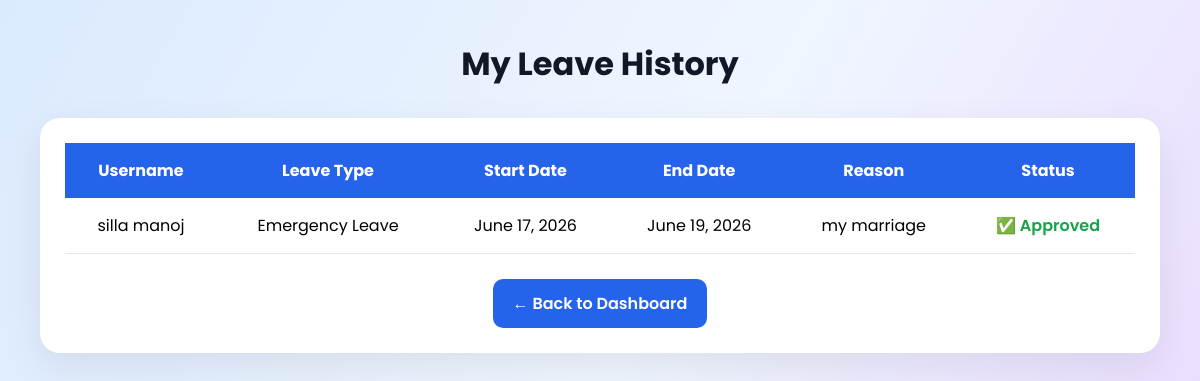
/my_leaves/ (signed in), run on the app's committed database.
### leaves/models.py (models this page shows, shortened)
class Leave(models.Model):
    STATUS_CHOICES = (
        ('pending','Pending'),
        ('approved','Approved'),
        ('rejected','Rejected'),
    )
    username = models.ForeignKey(User,on_delete = models.CASCADE)
    leave_type = models.CharField(max_length=100, default='Casual Leave')
    email = models.EmailField(blank=True, null=True)
    start_date = models.DateField()
    end_date = models.DateField()
    reason = models.TextField()
    status = models.CharField(max_length=100, choices = STATUS_CHOICES , default = 'pending')

### leaves/views.py (the view)
# urls.py: path('my_leaves/', views.my_leaves, name='my_leaves'),
@login_required
def my_leaves(request):
    leaves=Leave.objects.filter(username=request.user)
    return render(request,'leaves/my_leaves.html',{'leaves':leaves})

### templates/leaves/my_leaves.html (shortened to what this page needs)
<!DOCTYPE html>
<html lang="en">
<head>
</head>
<body>
<div class="container">
    <h1>My Leave History</h1>
    <div class="card">
        <table>
            <tr>
                <th>Username</th>
                <th>Leave Type</th>
                <th>Start Date</th>
                <th>End Date</th>
                <th>Reason</th>
                <th>Status</th>
            </tr>
            {% for i in leaves %}
            <tr>
                <td>{{ i.username }}</td>
                <td>{{ i.leave_type }}</td>
                <td>{{ i.start_date }}</td>
                <td>{{ i.end_date }}</td>
                <td>{{ i.reason }}</td>
                <td>
                    {% if i.status == 'pending' %}
                        <span class="pending">⏳ Pending</span>
                    {% elif i.status == 'approved' %}
                        <span class="approved">✅ Approved</span>
                    {% elif i.status == 'rejected' %}
                        <span class="rejected">❌ Rejected</span>
                    {% endif %}
                </td>
            </tr>
            {% empty %}
            <tr>
                <td colspan="6" class="no-data">
                    No Leave Records Found
                </td>
            </tr>
            {% endfor %}
        </table>
        <center>
            <a href="{% url 'staff_dashboard' %}" class="back-btn">
                ← Back to Dashboard
            </a>
        </center>
    </div>
</div>
</body>
</html>

### templates/leaves/my_leaves.html (style rules this page uses)
* { margin:0; padding:0; box-sizing:border-box; font-family:'Poppins',sans-serif; }
body { min-height:100vh; background:linear-gradient(120deg,#dbeafe,#eff6ff,#e9d5ff); padding:40px; }
.container { max-width:1200px; margin:auto; }
h1 { text-align:center; margin-bottom:30px; color:#111827; }
.card { background:white; border-radius:20px; padding:25px; box-shadow:0 15px 40px rgba(0,0,0,.08); overflow-x:auto; }
table { width:100%; border-collapse:collapse; }
th { background:#2563eb; color:white; padding:15px; text-align:center; }
td { padding:15px; text-align:center; border-bottom:1px solid #e5e7eb; }
.approved { color:#16a34a; font-weight:600; }
.back-btn { display:inline-block; margin-top:25px; padding:12px 20px; background:#2563eb; color:white; text-decoration:none; border-radius:10px; font-weight:600; }

### data on the page
Leave: username "silla manoj", leave_type "Emergency Leave", start_date "June 17, 2026", end_date "June 19, 2026", reason "my marriage", status "✅ Approved"
